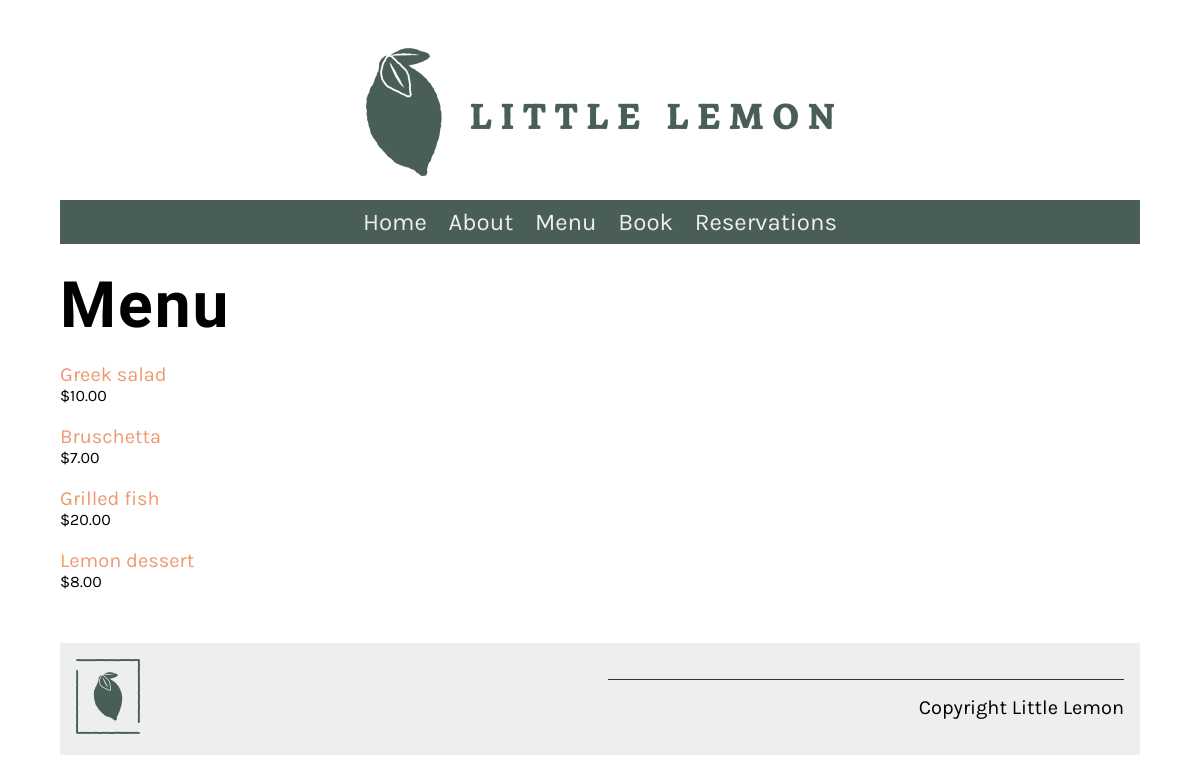
/booking/menu/, run on the app's committed database.
### booking_app/models.py (models this page shows)
class Menu(models.Model):
    item_name = models.CharField(max_length=200)
    category = models.CharField(max_length=200)
    description = models.TextField(max_length=1000, default='description will be added soon')
    price = models.IntegerField()

### booking_app/views.py (the view)
# urls.py: path('menu/', views.menu, name="menu"),
def menu(request):
    menu = Menu.objects.all()
    context = {'menu': menu}
    return render(request, 'menu.html', {'menu': context})

### booking_app/templates/menu.html
{% extends 'base.html' %}
{% load static %}
{% block content %}
<h1>Menu</h1>
<div class="column">
    {% for item in menu.menu %}
    <p>
        <a href="{% url 'menu_item' pk=item.pk %}">
            {{ item.item_name }}
            </a>
        <span class="menu-price">
            ${{ item.price }}.00
        </span>
    </p>
    {% endfor %}
</div>
{% endblock %}

### booking_app/static/css/style.css (style rules this page uses)
body { font-family: 'Karla', sans-serif; margin-top: 3rem; margin-bottom: 3rem; margin-left: 5%; margin-right: 5%; }
h1, h2, h3, h4, h5, h6 { font-family: 'Markazi Text', serif; letter-spacing: 2px;; }
h1 { font-size: 4rem; margin-top: 1.5rem; margin-bottom: 0; }
p, ul { font-size: 1.25rem;; }
a { color: #EE9972; text-decoration: none; }
.column { flex-basis: 50%; margin-bottom: 1rem; padding-bottom: 1rem; }
.menu-price { display: block; font-size: 1rem; }

### data on the page
Menu: item_name "Greek salad", price "10"
Menu: item_name "Bruschetta", price "7"
Menu: item_name "Grilled fish", price "20"
Menu: item_name "Lemon dessert", price "8"
